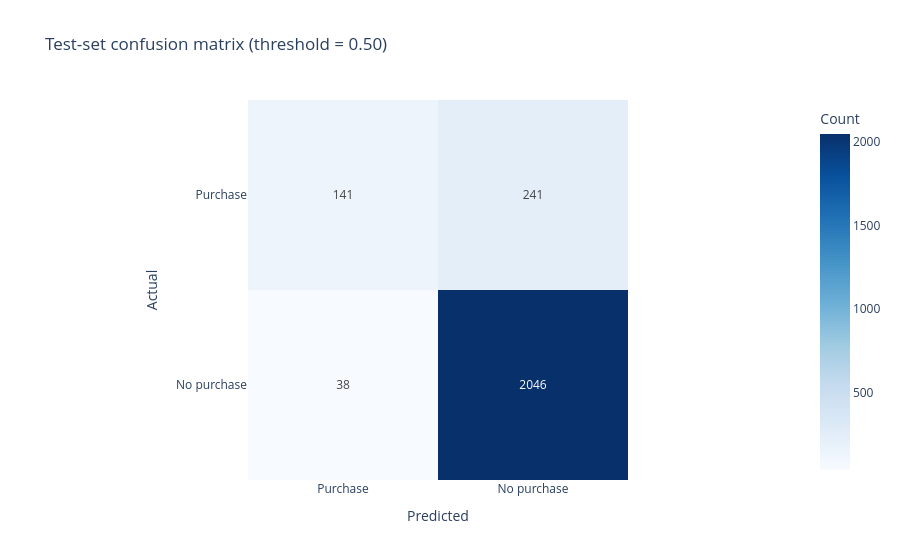

Notebook code cell kept with this figure:
### Markdown cell above
# Question 3

### Code cell
y_pred_50 = (p_test >= 0.50).astype(int)

# Rows: actual purchase / no purchase. Columns: predicted purchase / no purchase.
cm = confusion_matrix(y_test, y_pred_50, labels=[1, 0])
cm_df = pd.DataFrame(cm,
    index=["Purchase", "No purchase"],
    columns=["Purchase", "No purchase"])
print("Confusion matrix at threshold 0.50:")
print(cm_df)

fig = px.imshow(cm_df, text_auto=True,
                color_continuous_scale="Blues",
                title="Test-set confusion matrix (threshold = 0.50)",
                labels=dict(x="Predicted", y="Actual", color="Count"))
fig.show()

print("\nAccuracy:", round(accuracy_score(y_test, y_pred_50), 3))
print("Precision:", round(precision_score(y_test, y_pred_50, zero_division=0), 3))
print("Recall:", round(recall_score(y_test, y_pred_50), 3))
print("F1 score:", round(f1_score(y_test, y_pred_50, zero_division=0), 3))

### Figure 1 — Plotly figure (JSON) as saved in the notebook; plotly's stock layout.template omitted (floating-point values rounded to 4 significant figures)
{"data": [{"coloraxis": "coloraxis", "hovertemplate": "Predicted: %{x}<br>Actual: %{y}<br>Count: %{z}<extra></extra>", "name": "0", "texttemplate": "%{z}", "type": "heatmap", "x": ["Purchase", "No purchase"], "xaxis": "x", "y": ["Purchase", "No purchase"], "yaxis": "y", "z": [[141, 241], [38, 2046]]}], "layout": {"coloraxis": {"autocolorscale": false, "colorbar": {"title": {"text": "Count"}}, "colorscale": [[0, "rgb(247,251,255)"], [0.125, "rgb(222,235,247)"], [0.25, "rgb(198,219,239)"], [0.375, "rgb(158,202,225)"], [0.5, "rgb(107,174,214)"], [0.625, "rgb(66,146,198)"], [0.75, "rgb(33,113,181)"], [0.875, "rgb(8,81,156)"], [1, "rgb(8,48,107)"]]}, "title": {"text": "Test-set confusion matrix (threshold = 0.50)"}, "xaxis": {"anchor": "y", "constrain": "domain", "domain": [0, 1], "scaleanchor": "y", "title": {"text": "Predicted"}}, "yaxis": {"anchor": "x", "autorange": "reversed", "constrain": "domain", "domain": [0, 1], "title": {"text": "Actual"}}}}
